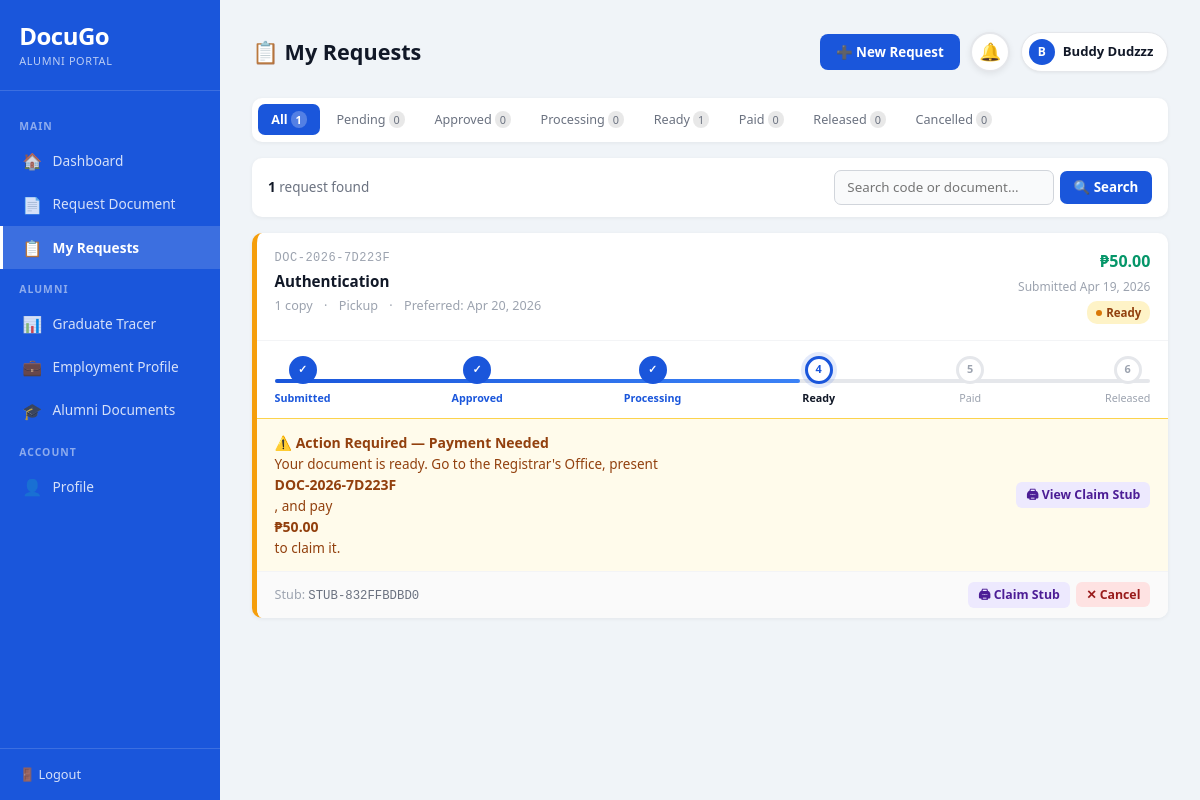
The app's page /student/my_requests.php (signed in) with its own data.
### tables this page shows
CREATE TABLE `users` (
  `id` int(11) NOT NULL,
  `student_id` varchar(20) DEFAULT NULL,
  `first_name` varchar(100) NOT NULL,
  `middle_name` varchar(100) DEFAULT NULL,
  `last_name` varchar(100) NOT NULL,
  `email` varchar(150) NOT NULL,
  `gender` enum('male','female','prefer_not_to_say') DEFAULT NULL,
  `birthdate` date DEFAULT NULL,
  `password` varchar(255) NOT NULL,
  `role` enum('student','alumni','registrar','admin') DEFAULT 'student',
  `course` varchar(100) DEFAULT NULL,
  `year_graduated` year(4) DEFAULT NULL,
  `contact_number` varchar(20) DEFAULT NULL,
  `address` text DEFAULT NULL,
  `profile_picture` varchar(255) DEFAULT NULL,
  `status` enum('active','inactive','pending') DEFAULT 'pending',
  `created_at` timestamp NOT NULL DEFAULT current_timestamp(),
  `updated_at` timestamp NOT NULL DEFAULT current_timestamp() ON UPDATE current_timestamp(),
  `office_role` varchar(50) DEFAULT NULL
);

CREATE TABLE `document_requests` (
  `id` int(11) NOT NULL,
  `request_code` varchar(20) NOT NULL,
  `user_id` int(11) NOT NULL,
  `document_type_id` int(11) NOT NULL,
  `purpose` text NOT NULL,
  `copies` int(11) DEFAULT 1,
  `preferred_release_date` date DEFAULT NULL,
  `release_mode` enum('pickup','delivery') DEFAULT 'pickup',
  `delivery_address` text DEFAULT NULL,
  `payment_reference` varchar(100) DEFAULT NULL,
  `status` enum('pending','approved','for_signature','processing','ready','paid','released','cancelled') DEFAULT 'pending',
  `remarks` text DEFAULT NULL,
  `requested_at` timestamp NOT NULL DEFAULT current_timestamp(),
  `updated_at` timestamp NOT NULL DEFAULT current_timestamp() ON UPDATE current_timestamp(),
  `approved_at` datetime DEFAULT NULL,
  `paid_at` datetime DEFAULT NULL,
  `released_at` datetime DEFAULT NULL,
  `estimated_release_date` date DEFAULT NULL
);

CREATE TABLE `document_types` (
  `id` int(11) NOT NULL,
  `name` varchar(100) NOT NULL,
  `description` text DEFAULT NULL,
  `fee` decimal(10,2) DEFAULT 0.00,
  `processing_days` int(11) DEFAULT 3,
  `requires_signature` tinyint(1) DEFAULT 0,
  `is_active` tinyint(1) DEFAULT 1,
  `created_at` timestamp NOT NULL DEFAULT current_timestamp()
);

CREATE TABLE `claim_stubs` (
  `id` int(11) NOT NULL,
  `request_id` int(11) NOT NULL,
  `user_id` int(11) NOT NULL,
  `stub_code` varchar(30) NOT NULL,
  `qr_code_data` text DEFAULT NULL,
  `total_fee` decimal(10,2) NOT NULL DEFAULT 0.00,
  `is_printed` tinyint(1) DEFAULT 0,
  `printed_at` datetime DEFAULT NULL,
  `created_at` timestamp NOT NULL DEFAULT current_timestamp()
);

### student/my_requests.php (the view, shortened to what this page needs)
<?php
$conn   = getConnection();
$userId = $_SESSION['user_id'];
$uStmt = $conn->prepare("SELECT first_name, last_name, role FROM users WHERE id=?");
$uStmt->bind_param("i", $userId); $uStmt->execute();
$user = $uStmt->get_result()->fetch_assoc();
$nStmt = $conn->prepare("SELECT COUNT(*) AS c FROM notifications WHERE user_id=? AND is_read=0");
$nStmt->bind_param("i", $userId); $nStmt->execute();
$unreadCount = (int)$nStmt->get_result()->fetch_assoc()['c'];
$status  = $_GET['status'] ?? '';
$search  = trim($_GET['q'] ?? '');
$page    = max(1, intval($_GET['page'] ?? 1));
$perPage = 10;
$offset  = ($page - 1) * $perPage;
$tabCounts = ['all' => 0];
$tcResult  = $conn->query("SELECT status, COUNT(*) AS c FROM document_requests WHERE user_id=$userId GROUP BY status");
while ($t = $tcResult->fetch_assoc()) {
    $tabCounts[$t['status']] = (int)$t['c'];
    $tabCounts['all'] += (int)$t['c'];
}
$where  = ["dr.user_id = $userId"];
$params = [];
$types  = '';
$whereSQL = 'WHERE ' . implode(' AND ', $where);
$countStmt = $conn->prepare("SELECT COUNT(*) AS total FROM document_requests dr JOIN document_types dt ON dr.document_type_id=dt.id $whereSQL");
$countStmt->execute();
$totalRows  = $countStmt->get_result()->fetch_assoc()['total'];
$params[] = $perPage; $params[] = $offset; $types .= 'ii';
$stmt = $conn->prepare("
    SELECT dr.*, dt.name AS doc_type, dt.fee,
           (dt.fee * dr.copies) AS total_fee,
           cs.stub_code,
           pr.official_receipt_number, pr.payment_date
    FROM document_requests dr
    JOIN document_types dt ON dr.document_type_id = dt.id
    LEFT JOIN claim_stubs cs ON dr.id = cs.request_id
    LEFT JOIN payment_records pr ON dr.id = pr.request_id
    $whereSQL
    ORDER BY dr.requested_at DESC
    LIMIT ? OFFSET ?
");
if ($types) $stmt->bind_param($types, ...$params);
$stmt->execute();
$requests = $stmt->get_result()->fetch_all(MYSQLI_ASSOC);
function e($v)  { return htmlspecialchars($v ?? ''); }
function fd($d) { return $d ? date('M d, Y', strtotime($d)) : '—'; }
$statusSteps = [
    ['key' => 'pending',    'label' => 'Submitted'],
    ['key' => 'approved',   'label' => 'Approved'],
    ['key' => 'processing', 'label' => 'Processing'],
    ['key' => 'ready',      'label' => 'Ready'],
    ['key' => 'paid',       'label' => 'Paid'],
    ['key' => 'released',   'label' => 'Released'],
];
function getStepIndex($s) {
    return ['pending'=>0,'approved'=>1,'processing'=>2,'ready'=>3,'paid'=>4,'released'=>5,'cancelled'=>-1][$s] ?? 0;
}
$isAlumni  = ($user['role'] === 'alumni');
$initial   = strtoupper(substr($user['first_name'], 0, 1));
?>
<!DOCTYPE html>
<html lang="en">
<head>
</head>
<body>
<aside class="sidebar">
    <div class="sidebar-brand">
        DocuGo
        <small><?= $isAlumni ? 'Alumni Portal' : 'Student Portal' ?></small>
    </div>
    <nav class="sidebar-menu">
        <div class="menu-label">Main</div>
        <a href="dashboard.php"    class="menu-item"><span class="icon">🏠</span> Dashboard</a>
        <a href="request_form.php" class="menu-item"><span class="icon">📄</span> Request Document</a>
        <a href="my_requests.php"  class="menu-item active"><span class="icon">📋</span> My Requests</a>
        <?php if ($isAlumni): ?>
        <div class="menu-label">Alumni</div>
        <a href="graduate_tracer.php"      class="menu-item"><span class="icon">📊</span> Graduate Tracer</a>
        <a href="employment_profile.php" class="menu-item"><span class="icon">💼</span> Employment Profile</a>
        <a href="alumni_documents.php"   class="menu-item"><span class="icon">🎓</span> Alumni Documents</a>
        <?php endif; ?>
        <div class="menu-label">Account</div>
        <a href="profile.php" class="menu-item"><span class="icon">👤</span> Profile</a>
    </nav>
        <div class="sidebar-footer">
            <a href="../logout.php">🚪 Logout</a>
        </div>
</aside>
<main class="main">
    <div class="topbar">
        <h1>📋 My Requests</h1>
        <div class="topbar-right">
            <a href="request_form.php" class="btn-new">➕ New Request</a>
            <div class="notif-wrap" id="notifWrap">
                <button class="notif-btn <?= $unreadCount > 0 ? 'has-unread' : '' ?>"
                        id="notifBtn" onclick="togglePanel(event)" title="Notifications">
                    🔔
                </button>
            </div>
            <div class="user-chip">
                <div class="chip-avatar"><?= $initial ?></div>
                <strong><?= e($user['first_name'] . ' ' . $user['last_name']) ?></strong>
            </div>
        </div>
    </div>
    <div class="tabs">
        <?php
        $tabs = [
            ''           => 'All',
            'pending'    => 'Pending',
            'approved'   => 'Approved',
            'processing' => 'Processing',
            'ready'      => 'Ready',
            'paid'       => 'Paid',
            'released'   => 'Released',
            'cancelled'  => 'Cancelled',
        ];
        foreach ($tabs as $val => $label):
            $cnt    = $val === '' ? ($tabCounts['all'] ?? 0) : ($tabCounts[$val] ?? 0);
            $active = $status === $val ? 'active' : '';
            $url    = '?' . http_build_query(['status' => $val, 'q' => $search]);
        ?>
            <a href="<?= $url ?>" class="tab <?= $active ?>">
                <?= $label ?><span class="cnt"><?= $cnt ?></span>
            </a>
        <?php endforeach; ?>
    </div>
    <div class="filters-bar">
        <div class="filters-count">
            <strong><?= $totalRows ?></strong> request<?= $totalRows != 1 ? 's' : '' ?> found
        </div>
        <form method="GET" class="search-form">
            <input type="text" name="q" class="search-input"
                   placeholder="Search code or document…"
                   value="<?= e($search) ?>">
            <button type="submit" class="search-btn">🔍 Search</button>
        </form>
    </div>
    <?php if (!empty($requests)): ?>
        <?php foreach ($requests as $r):
            $stepIdx     = getStepIndex($r['status']);
            $isCancelled = $r['status'] === 'cancelled';
            $fillPct     = $isCancelled ? 0 : ($stepIdx / (count($statusSteps) - 1)) * 100;
        ?>
        <div class="request-card <?= e($r['status']) ?>">
            <div class="rc-header">
                <div>
                    <div class="rc-code"><?= e($r['request_code']) ?></div>
                    <div class="rc-doctype"><?= e($r['doc_type']) ?></div>
                    <div class="rc-meta">
                        <span><?= $r['copies'] ?> cop<?= $r['copies'] > 1 ? 'ies' : 'y' ?></span>
                        <span>·</span>
                        <span><?= ucfirst(e($r['release_mode'])) ?></span>
                        <?php if ($r['preferred_release_date']): ?>
                            <span>·</span>
                            <span>Preferred: <?= fd($r['preferred_release_date']) ?></span>
                        <?php endif; ?>
                    </div>
                </div>
                <div class="rc-header-right">
                    <div class="rc-fee">₱<?= number_format($r['total_fee'], 2) ?></div>
                    <div class="rc-date">Submitted <?= fd($r['requested_at']) ?></div>
                    <span class="status-badge s-<?= e($r['status']) ?>">
                        <?= ucfirst(e($r['status'])) ?>
                    </span>
                </div>
            </div>
            <?php if (!$isCancelled): ?>
            <div class="tracker-wrap">
                <div class="tracker">
                    <div class="tracker-line-bg"></div>
                    <div class="tracker-line-fill" style="width:<?= $fillPct ?>%;"></div>
                    <div class="tracker-steps">
                        <?php foreach ($statusSteps as $i => $step):
                            $done    = $i < $stepIdx;
                            $current = $i === $stepIdx;
                            $cls     = $done ? 'done' : ($current ? 'current' : '');
                        ?>
                        <div class="tracker-step">
                            <div class="step-dot <?= $cls ?>"><?= $done ? '✓' : ($i + 1) ?></div>
                            <div class="step-label <?= $cls ?>"><?= $step['label'] ?></div>
                        </div>
                        <?php endforeach; ?>
                    </div>
                </div>
            </div>
            <?php else: ?>
            <div class="cancelled-banner">✕ This request has been cancelled.</div>
            <?php endif; ?>
            <?php if ($r['status'] === 'ready'): ?>
            <div class="ready-alert">
                <div class="ready-alert-text">
                    <strong>⚠️ Action Required — Payment Needed</strong>
                    Your document is ready. Go to the Registrar's Office, present
                    <strong><?= e($r['request_code']) ?></strong>,
                    and pay <strong>₱<?= number_format($r['total_fee'], 2) ?></strong> to claim it.
                </div>
                <?php if ($r['stub_code']): ?>
                    <a href="claim_stub.php?code=<?= e($r['stub_code']) ?>"
                       target="_blank" class="btn-stub">🖨 View Claim Stub</a>
                <?php endif; ?>
            </div>
            <?php endif; ?>
            <div class="rc-footer">
                <div class="rc-footer-left">
                    <?php if ($r['stub_code']): ?>
                        Stub: <code style="font-size:0.77rem;color:#6b7280;"><?= e($r['stub_code']) ?></code>
                    <?php endif; ?>
                </div>
                <div class="rc-footer-right">
                    <?php if ($r['stub_code']): ?>
                        <a href="claim_stub.php?code=<?= e($r['stub_code']) ?>"
                           target="_blank" class="btn-stub">🖨 Claim Stub</a>
                    <?php endif; ?>
                    <?php if (!in_array($r['status'], ['released','cancelled'])): ?>
                        <form method="POST" action="cancel_request.php" style="display:inline;">
                            <button class="btn-cancel"
                                    onclick="return confirm('Cancel this request?\nThis cannot be undone.')">
                                ✕ Cancel
                            </button>
                        </form>
                    <?php endif; ?>
                </div>
            </div>
        </div>
        <?php endforeach; ?>
    <?php endif; ?>
</main>
</body>
</html>

### records on screen
users: first_name "B", first_name+last_name "Buddy Dudzzz"
document_requests: request_code "DOC-2026-7D223F", document_type.name "Authentication", copies "1", release_mode "Pickup", preferred_release_date "Apr 20, 2026", total_fee "50.00", requested_at "Apr 19, 2026", status "Ready", label "Submitted", label "Approved", label "Processing", label "Ready", label "Paid", label "Released", claim_stubs.stub_code "STUB-832FFBDBD0"

### other values on screen
$label "All"
$cnt "1"
$label "Pending"
$cnt "0"
$label "Approved"
$label "Processing"
$label "Ready"
$label "Paid"
$label "Released"
$label "Cancelled"
$totalRows "1"
